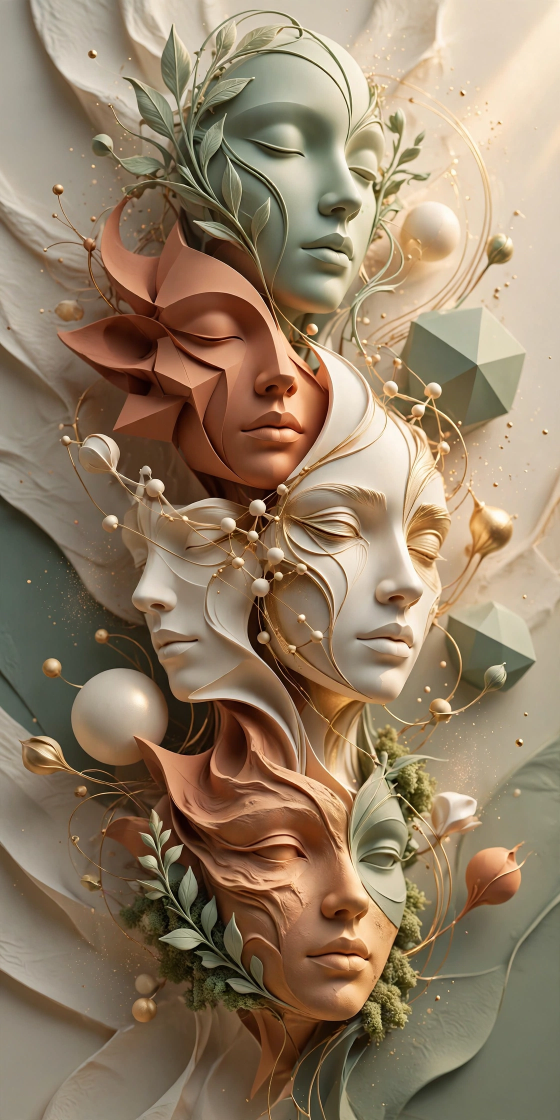
#> input picture batch4/inf-bg/media-generation-pers-bg1-0-b9944b45-f63d-4950-8180-071b63c4b23b.webp, 1120 x 2240 px, found by its file name (shown at 1/2 size)
$ python build-pers.py
#> lines starting #> are read from the running program, lines starting #| are printed output that depends on the picture
#!/usr/bin/env python3
"""Build 20 visual infographics for Personality Psychology."""
import json, textwrap, io, os
from PIL import Image, ImageDraw, ImageFont, ImageFilter

W, H = 1080, 1350
BG1 = "/home/hatch/workspace/zehen/batch4/inf-bg/media-generation-pers-bg1-0-b9944b45-f63d-4950-8180-071b63c4b23b.webp"
BG2 = "/home/hatch/workspace/zehen/batch4/inf-bg/media-generation-pers-bg2-0-296f81d8-106c-4fa8-ac63-188a401f5357.webp"
OUT = "/home/hatch/workspace/zehen/batch4/inf-out/"
os.makedirs(OUT, exist_ok=True)

FB = "/usr/share/fonts/truetype/dejavu/DejaVuSans-Bold.ttf"
FR = "/usr/share/fonts/truetype/dejavu/DejaVuSans.ttf"

TERRA = (201, 111, 74)
CREAM = (253, 248, 240)
INK = (58, 46, 38)
SAGE = (122, 141, 118)
GOLD = (196, 158, 90)

TOPICS = [
 ("Big Five: Openness", BG1, [
   "Openness means how curious, creative, and imaginative you are.",
   "High openness: loves art, new ideas, and deep conversations.",
   "Low openness: prefers routine, familiar things, and practical facts.",
   "It is the strongest Big Five predictor of creativity.",
 ]),
 ("Big Five: Conscientiousness", BG2, [
   "Conscientiousness means being organized, responsible, and disciplined.",
   "Facets: orderliness, dutifulness, self-discipline, careful planning.",
   "It predicts job success better than any other Big Five trait.",
   "Too much can look like rigidity; too little like carelessness.",
 ]),
 ("Big Five: Extraversion", BG1, [
   "Extraversion means how outgoing, energetic, and sociable you are.",
   "Facets: gregariousness, assertiveness, warmth, excitement-seeking.",
   "Eysenck: introverts have higher baseline brain arousal, so they need less stimulation.",
   "Ambiverts sit in the middle and flex with the situation.",
 ]),
 ("Big Five: Agreeableness", BG2, [
   "Agreeableness means being kind, cooperative, and trusting.",
   "High scorers volunteer more and help others generously.",
   "Facets: trust, altruism, modesty, sympathy.",
   "Very high agreeableness can turn into people-pleasing.",
 ]),
 ("Big Five: Neuroticism", BG1, [
   "Neuroticism means how easily you feel anxiety, sadness, and anger.",
   "The brain's threat system reacts strongly; small problems feel big.",
   "Low neuroticism = calm, resilient, emotionally stable.",
   "It is the trait most linked to stress and mental-health risk.",
 ]),
 ("Freud's Structural Model", BG2, [
   "The id wants pleasure now — impulsive, childlike, demanding.",
   "The ego works on reality — plans, waits, and negotiates.",
   "The superego holds morals and ideals — the inner judge.",
   "A healthy personality = a strong ego balancing all three.",
 ]),
 ("Defense Mechanisms", BG1, [
   "Repression pushes painful memories out of awareness.",
   "Denial refuses to accept a hard reality.",
   "Projection sees your own feelings in other people.",
   "Mature defenses (humor, sublimation) protect without distorting reality.",
 ]),
 ("Jung: Archetypes", BG2, [
   "The Persona is the social mask we wear in public.",
   "The Shadow holds the parts of ourselves we reject.",
   "The collective unconscious stores shared human symbols.",
   "Individuation = integrating all parts into a whole self.",
 ]),
 ("Humanistic Personality", BG1, [
   "Rogers: we all need unconditional positive regard — love without conditions.",
   "The gap between real self and ideal self creates anxiety.",
   "Maslow: self-actualization is becoming your fullest self.",
   "Growth happens in acceptance, not judgment.",
 ]),
 ("Bandura: Social-Cognitive", BG2, [
   "Reciprocal determinism: person, behavior, and environment shape each other.",
   "The Bobo doll experiment proved we learn by watching others.",
   "We copy models who are similar, admired, and rewarded.",
   "You are shaped by your world — and you shape it back.",
 ]),
 ("Locus of Control", BG1, [
   "Internal locus: 'My effort decides my outcomes.'",
   "External locus: 'Luck and fate decide for me.'",
   "Internal locus predicts achievement and better health habits.",
   "Good news: an internal locus can be learned and strengthened.",
 ]),
 ("Self-Efficacy", BG2, [
   "Self-efficacy = belief you can succeed at a specific task.",
   "Strongest builder: mastery — past wins after real effort.",
   "Also built by role models, encouragement, and calm body states.",
   "High self-efficacy people persist longer and recover faster.",
 ]),
 ("The Dark Triad", BG1, [
   "Three overlapping dark traits: narcissism, Machiavellianism, psychopathy.",
   "Narcissists crave admiration and attention.",
   "Machiavellians manipulate strategically and stay cynical.",
   "Psychopathy adds impulsivity and low empathy.",
 ]),
 ("Narcissism: Two Faces", BG2, [
   "Grandiose narcissism: arrogant, dominant, exhibitionist.",
   "Vulnerable narcissism: shy, hypersensitive, secretly entitled.",
   "Both share a fragile self that needs constant validation.",
   "Confidence seeks no applause; narcissism cannot live without it.",
 ]),
 ("Healthy vs Fragile Self-Esteem", BG1, [
   "Healthy self-esteem is stable: 'I have strengths and flaws.'",
   "Fragile self-esteem depends on the latest win or compliment.",
   "Fragile self-esteem predicts defensiveness after criticism.",
   "Build it on values and effort, not on applause.",
 ]),
 ("MBTI: Uses and Criticisms", BG2, [
   "MBTI sorts people into 16 types from 4 letter pairs.",
   "Why popular? Flattering descriptions and a fun social experience.",
   "Problem: low test-retest reliability — many retest as a new type.",
   "Psychologists prefer the Big Five: traits as a spectrum, not boxes.",
 ]),
 ("Identity and Self-Concept", BG1, [
   "Identity answers 'Who am I?' Self-concept is all your self-beliefs.",
   "Marcia's statuses: diffusion, foreclosure, moratorium, achievement.",
   "Achievement — explored and committed — links to well-being.",
   "Identity is built by exploring, not by waiting.",
 ]),
 ("Culture and Personality", BG2, [
   "Individualist cultures praise standing out; collectivist cultures praise fitting in.",
   "Independent self: express inner traits. Interdependent self: honor relationships.",
   "The Big Five structure appears across cultures — a human universal.",
   "Culture shapes how traits are expressed, not whether they exist.",
 ]),
 ("Can Personality Change?", BG1, [
   "Yes — research shows traits shift gradually across life.",
   "Therapy reliably lowers neuroticism and raises extraversion.",
   "Behavior first: acting the trait consistently reshapes it.",
   "Change is slow and intentional — but real.",
 ]),
 ("Projective Tests", BG2, [
   "Rorschach inkblots: 'What do you see?' reveals inner patterns.",
   "TAT: telling stories about pictures exposes motives and fears.",
   "Modern scoring (R-PAS) made results more reliable.",
   "Fascinating tools — but debated as clinical evidence.",
 ]),
]

def fit_font(path, size):
    return ImageFont.truetype(path, size)

def wrap(draw, text, font, max_w):
    words, lines, cur = text.split(), [], ""
    for w in words:
        t = (cur + " " + w).strip()
        if draw.textlength(t, font=font) <= max_w: cur = t
        else: lines.append(cur); cur = w
    if cur: lines.append(cur)
    return lines

def build(title, bg_path, points, idx):
#> called with title = 'Big Five: Openness', idx = 1
    bg = Image.open(bg_path).convert("RGB")
#> bg is the input picture: PIL image 1120x2240 RGB; mean R, G, B 148, 127.7, 102.9
    # cover-resize to 1080x1350
    r = max(W / bg.width, H / bg.height)
#> r = 0.964
    bg = bg.resize((int(bg.width * r) + 1, int(bg.height * r) + 1), Image.LANCZOS)
#> bg: PIL image 1081x2161 RGB
    x = (bg.width - W) // 2; y = (bg.height - H) // 2
#> after `x = (bg.width - W) // 2`: x = 0
#> after `y = (bg.height - H) // 2`: y = 405
    img = bg.crop((x, y, x + W, y + H))
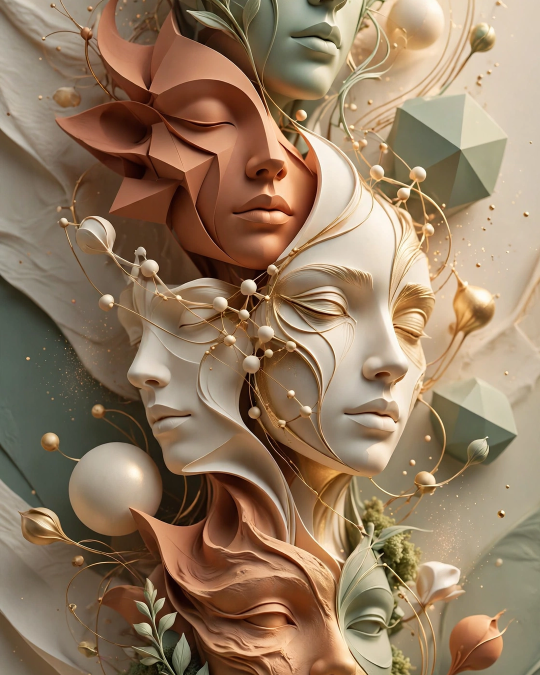
#> img: PIL image 1080x1350 RGB (shown at 1/2 size); mean R, G, B 148.1, 123.3, 97.5

    # top gradient for title legibility
    grad = Image.new("L", (1, 520))
    for i in range(520):
        grad.putpixel((0, i), int(150 * (1 - i / 520) ** 1.4))
    grad = grad.resize((W, 520))
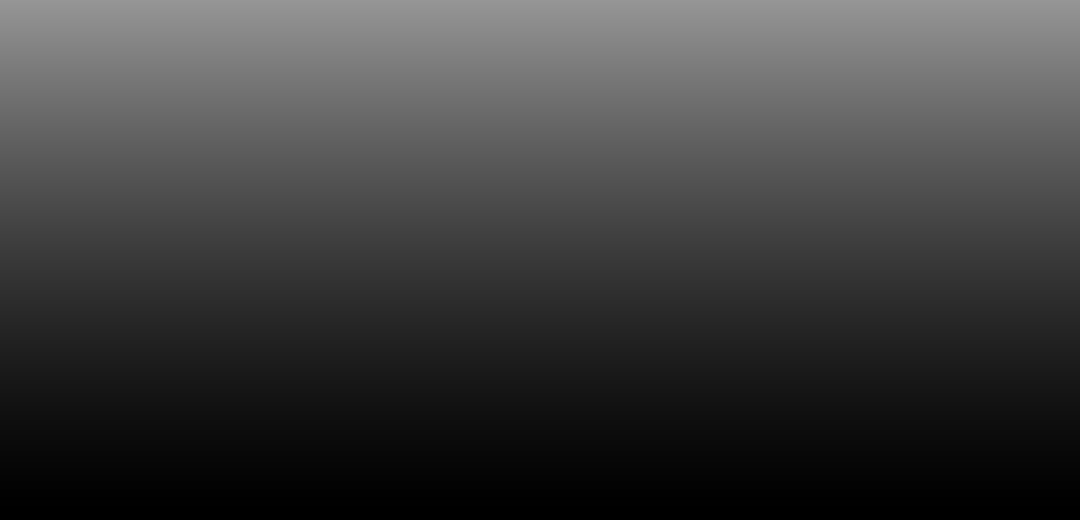
#> grad: PIL image 1080x520 L; min 0, max 150, mean 62.2
    dark = Image.new("RGB", (W, 520), (24, 18, 12))
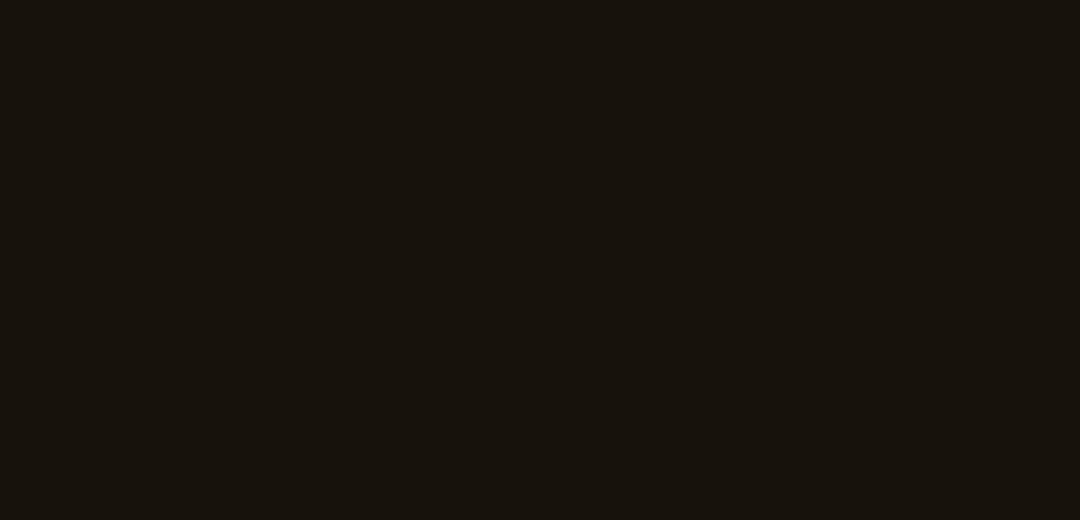
#> dark: PIL image 1080x520 RGB; mean R, G, B 24, 18, 12
    img.paste(dark, (0, 0), grad)
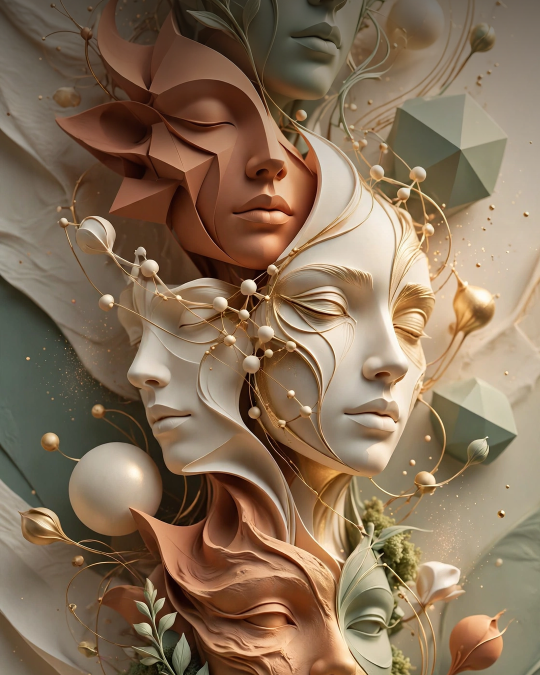
#> img: PIL image 1080x1350 RGB (shown at 1/2 size); mean R, G, B 135.4, 112.4, 88.5

    d = ImageDraw.Draw(img, "RGBA")
    f_badge = fit_font(FB, 30)
    f_title = fit_font(FB, 62)
    f_pt = fit_font(FR, 29)
    f_brand = fit_font(FB, 26)

    # badge pill
    badge = "PERSONALITY PSYCHOLOGY"
    bw = d.textlength(badge, font=f_badge) + 56
#> bw = 526
    d.rounded_rectangle([60, 64, 60 + bw, 64 + 62], radius=31, fill=TERRA + (255,))
    d.text((60 + 28, 64 + 14), badge, font=f_badge, fill=CREAM + (255,))

    # title (2 lines max)
    lines = wrap(d, title, f_title, W - 120)
#> lines = ['Big Five: Openness']
    ty = 160
    for ln in lines[:2]:
        d.text((60, ty), ln, font=f_title, fill=CREAM + (255,))
        ty += 76
#> this loop made 1 pass
#> (ln, ty) on pass 1: ('Big Five: Openness', 236)
#> after the loop, ty = 236

    # bottom cream panel
    panel_top = 600
    d.rounded_rectangle([0, panel_top, W, H], radius=0, fill=CREAM + (242,))
    # gold accent bar
    d.rectangle([0, panel_top, W, panel_top + 10], fill=GOLD + (255,))

    py = panel_top + 56
    for i, pt in enumerate(points):
        # number circle
        d.ellipse([60, py, 116, py + 56], fill=TERRA + (255,))
        num = str(i + 1)
        nw = d.textlength(num, font=fit_font(FB, 30))
        d.text((60 + (56 - nw) / 2, py + 10), num, font=fit_font(FB, 30), fill=CREAM + (255,))
        plines = wrap(d, pt, f_pt, W - 240)
        ly = py + 2
        for ln in plines[:2]:
            d.text((140, ly), ln, font=f_pt, fill=INK + (255,))
            ly += 40
        py = ly + 30

    # brand footer
    brand = "M Y S T E R I O U S"
    bw2 = d.textlength(brand, font=f_brand)
#> bw2 = 272
    d.text(((W - bw2) / 2, H - 76), brand, font=f_brand, fill=SAGE + (255,))

    out = os.path.join(OUT, f"pers-{idx}.png")
    img.save(out, "PNG")
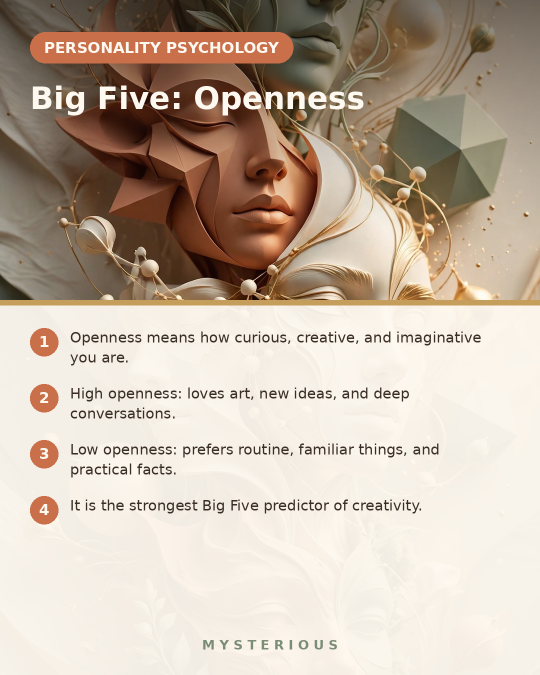
#> saved as pers-1.png: PIL image 1080x1350 RGB (shown at 1/2 size); mean R, G, B 195.4, 179.7, 164.4
    return out

made = []
for i, (title, bg, pts) in enumerate(TOPICS, start=1):
    p = build(title, bg, pts, i)
    made.append(p)
    print("built", p)
#> pass 2 of the loop `for i, (title, bg, pts) in enumerate(TOPICS, start=1):`:
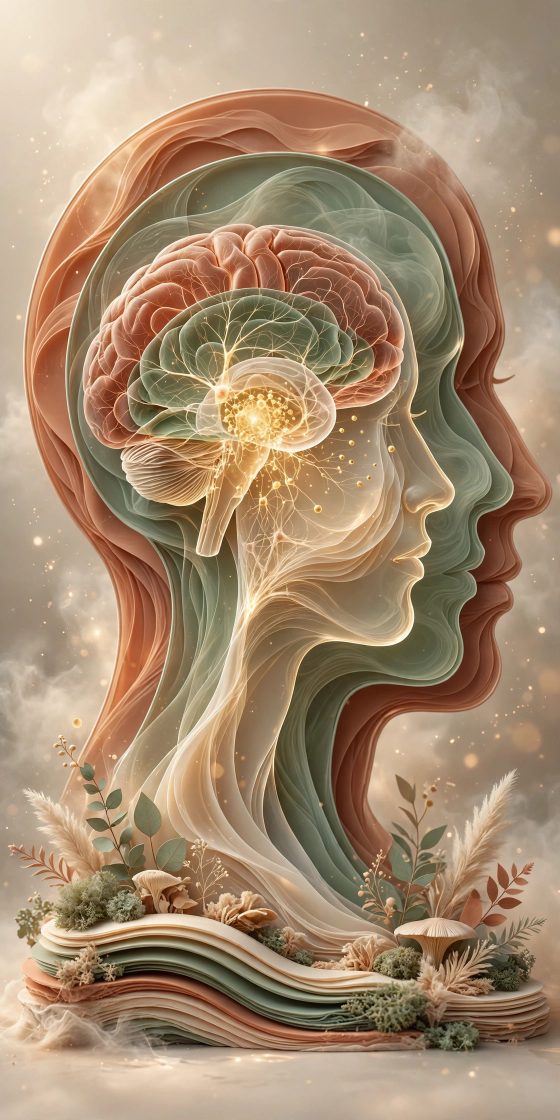
#> input picture batch4/inf-bg/media-generation-pers-bg2-0-296f81d8-106c-4fa8-ac63-188a401f5357.webp, 1120 x 2240 px, found by its file name (shown at 1/2 size)
#> in build, bg is the input picture: PIL image 1120x2240 RGB; mean R, G, B 165.4, 139.3, 112
#> bg: PIL image 1081x2161 RGB
#> in build (call 2), `img.paste(dark, (0, 0), grad)`:
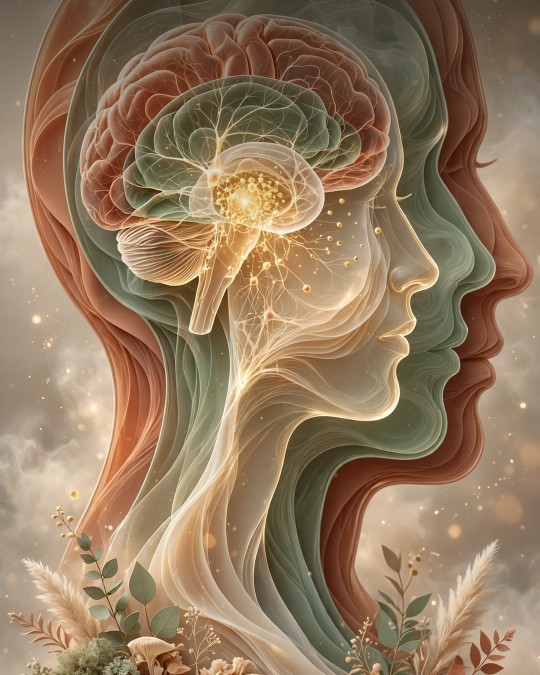
#> img: PIL image 1080x1350 RGB (shown at 1/2 size); mean R, G, B 147.3, 121.9, 94.8
#> lines = ['Big Five:', 'Conscientiousness']
#> the loop in build (call 2), `for ln in lines[:2]:` made 2 passes
#> (ln, ty) on passes 1 to 2: ('Big Five:', 236), ('Conscientiousness', 312)
#> after the loop in build (call 2), `for ln in lines[:2]:`: ty = 312
#> in build (call 2), `img.save(out, "PNG")`:
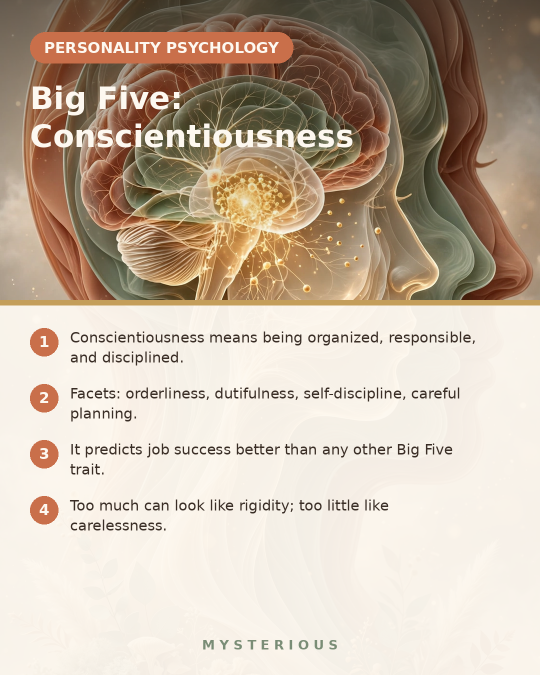
#> saved as pers-2.png: PIL image 1080x1350 RGB (shown at 1/2 size); mean R, G, B 197.4, 181.1, 163.7

print("DONE", len(made))
